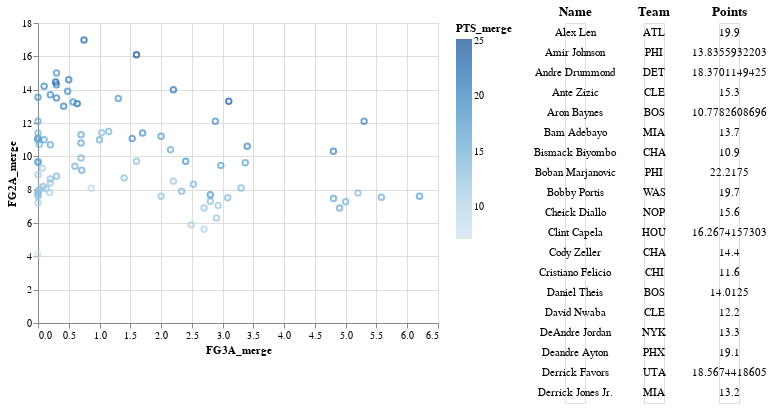

The cell this chart's notebook holds for it:
### Code cell
# from example gallery
# https://altair-viz.github.io/gallery/scatter_linked_table.html

src = tor[tor["gametime_threshold"]][tor["label_pred"] == 2]
brush = alt.selection(type="interval")

# scatterplot
points = (
    alt.Chart(src)
    .mark_point()
    .encode(
        x="FG3A_merge:Q",
        y="FG2A_merge:Q",
        color=alt.condition(brush, "PTS_merge:Q", alt.value("grey")),
    )
    .add_selection(brush)
)
# points

# base chart for data tables
ranked_text = (
    alt.Chart(src)
    .mark_text()
    .encode(y=alt.Y("row_number:O", axis=None))
    .transform_window(row_number="row_number()")
    .transform_filter(brush)
    .transform_window(rank="rank(row_number)")
    .transform_filter(alt.datum.rank < 20)
)

# encoding our data table onto the base
player_name = ranked_text.encode(text="PLAYER_NAME:N").properties(title="Name")
team = ranked_text.encode(text="TEAM_ABBREVIATION:N").properties(title="Team")
pts = ranked_text.encode(text="PTS_merge:Q").properties(title="Points")
text = alt.hconcat(player_name, team, pts)

# build chart
alt.hconcat(
    points,
    text,
).resolve_legend(color="independent")
